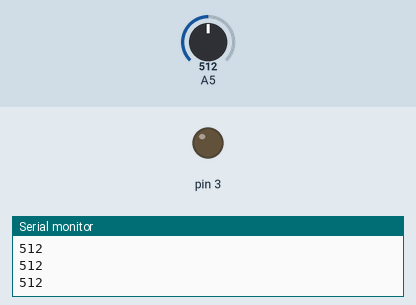
A sketch run on a simulated Arduino Uno, built with avr-gcc and run on an emulated ATmega328P. Parts: output pins drawn as LEDs (lit = HIGH), the last lines printed to the serial monitor. The inputs (shaded band) are chosen by the test bench; at power-on: A5 = 512.

Above: at 1.2 s.
1.3 s: A5 set to 485
At 2.5 s:
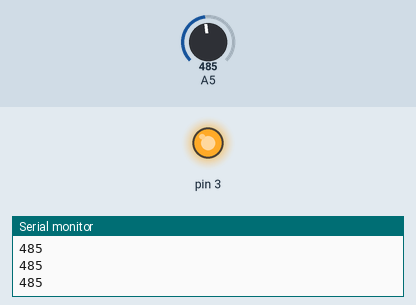
2.8 s: A5 set to 510
At 3.9 s:
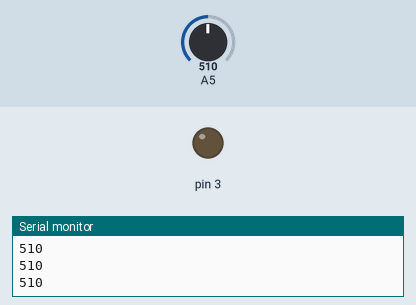
4.3 s: A5 set to 490
At 4.9 s:
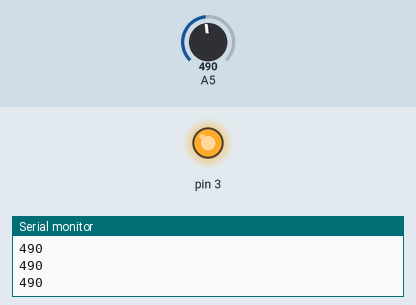
Timing chart, 0 to 7.3 s (numbered marks = the images above; inputs shaded):
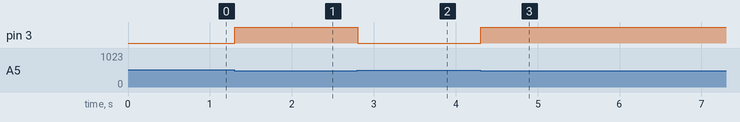

The sketch:

fotorezist.ino
```cpp
// C++ code
//
void setup()
{
  pinMode(A5, INPUT);
  Serial.begin(9600);

  pinMode(3, OUTPUT);
}

void loop()
{
  Serial.println(analogRead(A5));
  if (analogRead(A5) > 500) {
    digitalWrite(3, LOW);
  } else {
    digitalWrite(3, HIGH);
  }
  delay(10);
}
```

Measured:
- the behaviour switches between 501 and 500 on A5 (found by bisection; images 0 and 1)
- after the input at 1.3 s, pin 3: LOW → HIGH at once
- after the input at 2.8 s, pin 3: HIGH → LOW at once
- after the input at 4.3 s, pin 3: LOW → HIGH at once
